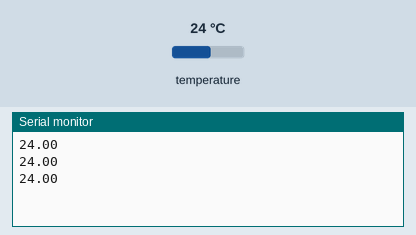
Recording of a sketch running on a simulated Arduino Uno, built with avr-gcc and run on an emulated ATmega328P. On the bench: the last lines printed to the serial monitor. The inputs (shaded band) are chosen by the test bench; at power-on: temperature 24 °C.

Above: at 2.3 s.
2.4 s: temperature set to 12 °C
At 3.7 s:
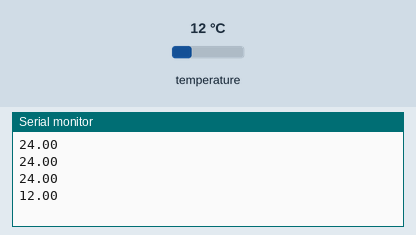
3.9 s: temperature set to 19 °C
At 3.9 s:
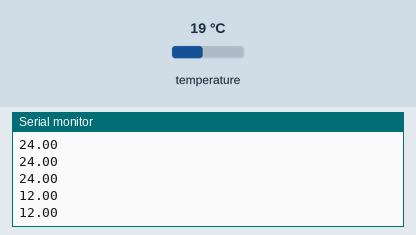
Timing chart, 0 to 6.9 s (numbered marks = the images above; inputs shaded):
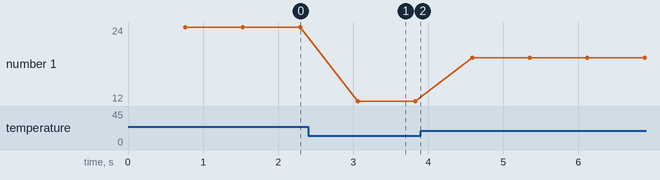

The sketch:

sketch_nov25a.ino
```cpp
#include <OneWire.h>  // aca tomamos datos de una cierta forma //
#include <DallasTemperature.h> // y aca convertimos esos datos en temperatura, es decir, //
// sirve para como es que se evaluan y como se leen esos datos //

 OneWire sensor (A2);
 DallasTemperature s (&sensor); // ponemos s en vez de sensor para que no entren en conflicto los lugares de //
 // memoria del arduino, es decir, para que no se pisen //
 // Ahi lo que hacemos es guardar todo lo que tome la v. sensor, sea leido por la libreria D.T y lo guarde en s //
 // Esto tmb es una union entre las dos librerias //

void setup() {
  // put your setup code here, to run once:
 Serial.begin (9600);
 s.being (); // Aca habilitamos una comunicacion entre el arduino y el microprocesador del termometro //

}

void loop() {
  // put your main code here, to run repeatedly:
 s.requestTemperatures (); // Habilitamos una parte exclusiva de las librerias, lo que hace es //
 // empezar a leer lo que dan los sensores y lo empiece a tomar como temp //
 // Ahora queremos que el arduino muestre la temperatura //
// ponemos s. en un principio para que la funcion le pida al sensor s que muestre la temp que esta leyendo //
// y luego nos la muestra a traves del monitor serial ( funcion: Serial.println...)

 Serial.println (s.getTempCByIndex (0)); // ponemos (0) pq es nuestro sensor numero cero, el unico que //
 // estamnos evaluando //

}
```

Measured:
- after the input at 2.4 s, the serial monitor: prints a new line after 0.66 s (image 1)
- plotted number 1: 24 → 12 after the input at 2.4 s, 12 → 19 after the input at 3.9 s
